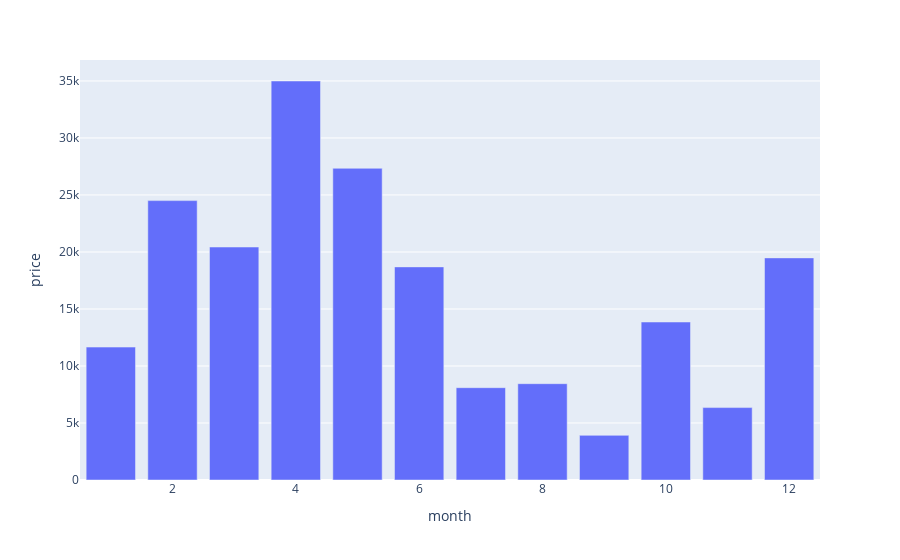

The cell this chart's notebook holds for it:
### Code cell
def date_wise_df(value) : 
    dummy_df = df.groupby([value])['price'].sum().reset_index()
    fig = px.bar(dummy_df, x = value, y = 'price')
    return fig.show()

date_wise_df('month')

### Figure 1 — Plotly figure (JSON) as saved in the notebook; plotly's stock layout.template omitted (floating-point values rounded to 4 significant figures)
{"data": [{"alignmentgroup": "True", "hovertemplate": "month=%{x}<br>price=%{y}<extra></extra>", "legendgroup": "", "marker": {"color": "#636efa", "pattern": {"shape": ""}}, "name": "", "offsetgroup": "", "orientation": "v", "showlegend": false, "textposition": "auto", "type": "bar", "x": [1, 2, 3, 4, 5, 6, 7, 8, 9, 10, 11, 12], "xaxis": "x", "y": [11658, 24504, 20434, 34995, 27337, 18691, 8097, 8448, 3914, 13857, 6351, 19481], "yaxis": "y"}], "layout": {"barmode": "relative", "legend": {"tracegroupgap": 0}, "margin": {"t": 60}, "xaxis": {"anchor": "y", "domain": [0, 1], "title": {"text": "month"}}, "yaxis": {"anchor": "x", "domain": [0, 1], "title": {"text": "price"}}}}
